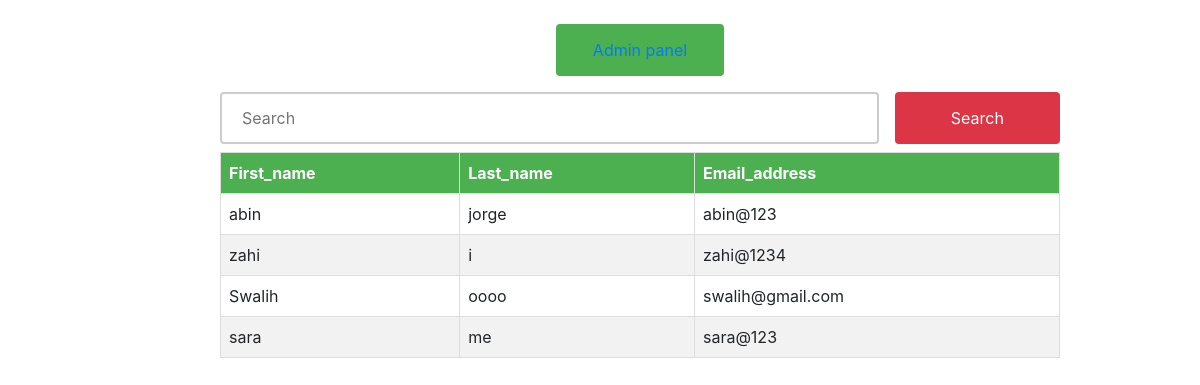
Screenshot of /search with the database file from the repository.
### home/models.py (models this page shows)
class signupfeilds(models.Model):
    First_name = models.CharField(max_length=50,blank=False, null=False)
    Last_name= models.CharField(max_length=50,blank=False, null=False)
    Email_address=models.EmailField(max_length=50,unique=True,blank=False, null=False)
    Password=models.CharField(max_length=128,blank=False, null=False)

### home/views.py (the view)
# urls.py: path('search', views.search, name='search'),
def search(request):
    query = request.GET.get('q')
    if query:
        results = signupfeilds.objects.filter(
            Q(First_name=query) | Q(Email_address=query)
        )
    else:
        results =signupfeilds.objects.all()
    return render(request, 'search.html', {'results': results})

### template/search.html (shortened to what this page needs)
{% load static %}
<!DOCTYPE html>
<html lang="en">
<head>
    <link href="{% static 'css/search.css' %}" rel="stylesheet">
    <link rel="stylesheet" href="https://cdn.jsdelivr.net/npm/bootstrap@4.0.0/dist/css/bootstrap.min.css">
</head>
<body>
    <div class="search mt-3">
      <button type="submit" class=" text-white bg-black btn-block ">
        <a href="{% url 'admin_p' %}">Admin panel</a>
      </button>
    <form method="get" action="{% url 'search' %}">
  <input  type="text" name="q" placeholder="Search" >
  <button class="ml-3 bg-danger"type="submit">Search</button>
</form>
{% if results %}
  <table>
    <thead>
      <tr>
        <th>First_name</th>
        <th>Last_name</th>
        <th>Email_address</th>
       </tr>
    </thead>
    <tbody>
      {% for result in results %}
        <tr>
          <td>{{ result.First_name }}</td>
          <td>{{ result.Last_name }}</td>
          <td>{{ result.Email_address }}</td>
        </tr>
      {% endfor %}
    </tbody>
  </table>
{% else %}
  <p class="text-danger">No results found</p>
{% endif %}
</div>
</body>
</html>

### static/css/search.css (style rules this page uses)
table { width: 100%; border-collapse: collapse; }
th, td { border: 1px solid #ddd; padding: 8px; }
th { background-color: #4caf50; color: white; }
tr:nth-child(even) { background-color: #f2f2f2; }
form { width: 100%; display: flex; align-items: center; }
input[type="text"] { width: 80%; padding: 12px 20px; margin: 8px 0; box-sizing: border-box; border: 2px solid #ccc; border-radius: 4px; }
button[type="submit"] { width: 20%; background-color: #4caf50; color: white; padding: 14px 20px; margin: 8px 0; border: none; border-radius: 4px; cursor: pointer; }
.search { display: flex; flex-direction: column; align-items: center; margin-left:220px; width: 70vw; height: 70vh; }

### rows the page displays
signupfeilds: First_name "abin", Last_name "jorge", Email_address "abin@123"
signupfeilds: First_name "zahi", Last_name "i", Email_address "zahi@1234"
signupfeilds: First_name "Swalih", Last_name "oooo", Email_address "swalih@gmail.com"
signupfeilds: First_name "sara", Last_name "me", Email_address "sara@123"
